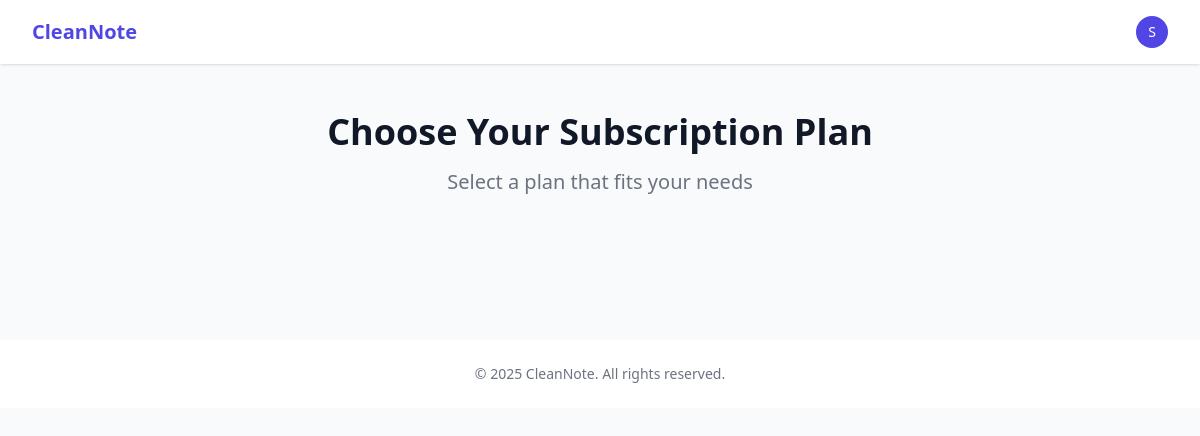
The app's page /accounts/subscription/ (signed in), older data.
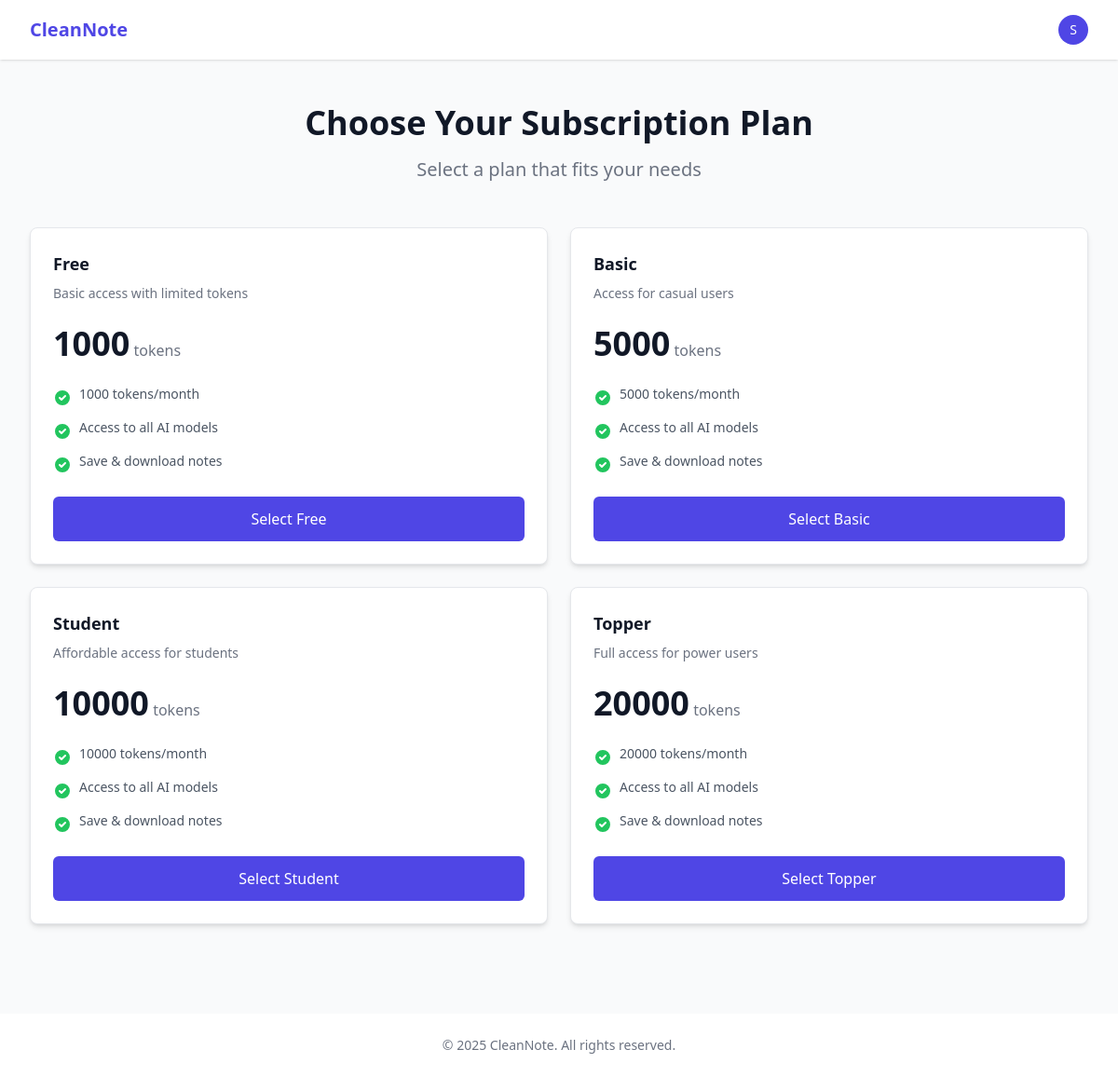
The same page, newer data.
### accounts/models.py (models this page shows, shortened)
class SubscriptionTier(models.Model):
    name = models.CharField(max_length=50)
    token_limit = models.IntegerField()
    description = models.TextField()
    is_free = models.BooleanField(default=False)
    price = models.DecimalField(max_digits=10, decimal_places=2, default=100)

### accounts/views.py (the view, shortened to what this page needs)
# urls.py: path('subscription/', views.subscription_view, name='subscription'),
@login_required
def subscription_view(request):
    profile, _ = UserProfile.objects.get_or_create(user=request.user)
    subscription_tiers = SubscriptionTier.objects.all()
    return render(request, 'accounts/subscription.html', {
        'subscription_tiers': subscription_tiers,
        'profile': profile
    })

### accounts/templates/accounts/subscription.html (shortened to what this page needs)
{% extends "base.html" %}
{% block content %}
<div class="max-w-7xl mx-auto py-12 px-4 sm:px-6 lg:px-8">
    <div class="text-center mb-12">
        <h2 class="text-3xl sm:text-4xl font-extrabold text-gray-900">Choose Your Subscription Plan</h2>
        <p class="mt-4 text-xl text-gray-500">Select a plan that fits your needs</p>
    </div>
    <div class="grid grid-cols-1 sm:grid-cols-2 xl:grid-cols-4 gap-6">
        {% for tier in subscription_tiers %}
        <form method="post" class="bg-white rounded-lg shadow-md border border-gray-200 flex flex-col justify-between">
            <div class="p-6 flex-grow">
                <h3 class="text-lg font-semibold text-gray-900">{{ tier.name }}</h3>
                <p class="mt-2 text-sm text-gray-500">{{ tier.description }}</p>
                <div class="mt-6">
                    <span class="text-4xl font-extrabold text-gray-900">{{ tier.token_limit }}</span>
                    <span class="text-base font-medium text-gray-500">tokens</span>
                </div>
                <ul class="mt-6 space-y-3">
                    <li class="flex items-start space-x-2">
                        <svg class="w-5 h-5 text-green-500 mt-1" fill="currentColor" viewBox="0 0 20 20"><path fill-rule="evenodd" d="M10 18a8 8 0 100-16 8 8 0 000 16zm3.707-9.293a1 1 0 00-1.414-1.414L9 10.586 7.707 9.293a1 1 0 00-1.414 1.414l2 2a1 1 0 001.414 0l4-4z" clip-rule="evenodd"/></svg>
                        <span class="text-sm text-gray-600">{{ tier.token_limit }} tokens/month</span>
                    </li>
                    <li class="flex items-start space-x-2">
                        <svg class="w-5 h-5 text-green-500 mt-1" fill="currentColor" viewBox="0 0 20 20"><path fill-rule="evenodd" d="M10 18a8 8 0 100-16 8 8 0 000 16zm3.707-9.293a1 1 0 00-1.414-1.414L9 10.586 7.707 9.293a1 1 0 00-1.414 1.414l2 2a1 1 0 001.414 0l4-4z" clip-rule="evenodd"/></svg>
                        <span class="text-sm text-gray-600">Access to all AI models</span>
                    </li>
                    <li class="flex items-start space-x-2">
                        <svg class="w-5 h-5 text-green-500 mt-1" fill="currentColor" viewBox="0 0 20 20"><path fill-rule="evenodd" d="M10 18a8 8 0 100-16 8 8 0 000 16zm3.707-9.293a1 1 0 00-1.414-1.414L9 10.586 7.707 9.293a1 1 0 00-1.414 1.414l2 2a1 1 0 001.414 0l4-4z" clip-rule="evenodd"/></svg>
                        <span class="text-sm text-gray-600">Save & download notes</span>
                    </li>
                </ul>
            </div>
            <div class="px-6 pb-6">
                <button type="submit" name="subscription_tier" value="{{ tier.id }}"
                    class="w-full py-3 px-4 text-white bg-indigo-600 hover:bg-indigo-700 text-base font-medium rounded-md text-center transition duration-200">
                    Select {{ tier.name }}
                </button>
            </div>
        </form>
        {% endfor %}
    </div>
</div>
{% endblock %}

### templates/base.html (shortened to what this page needs)
<!DOCTYPE html>
<html lang="en">
<head>
    <script src="https://cdn.tailwindcss.com"></script>
</head>
<body class="bg-gray-50 min-h-screen"  z-[5]>
    <header class="bg-white shadow">
        <div class="max-w-7xl mx-auto px-4 sm:px-6 lg:px-8">
            <div class="flex justify-between h-16">
                <div class="flex">
             <div class="flex-shrink-0 flex items-center">
                    <a href="{% url 'dashboard:dashboard' %}" class="text-xl font-bold text-indigo-600 hover:text-indigo-800 transition">
                    CleanNote
                     </a>
            </div>
                </div>
                {% if user.is_authenticated %}
                <div class="flex items-center ">
                    <div class="ml-3 relative">
                        <div class="flex items-center space-x-4">
                            <div class="relative">
                                <button type="button" class="flex text-sm rounded-full focus:outline-none" id="user-menu-button">
                                    <div class="h-8 w-8 rounded-full bg-indigo-600 flex items-center justify-center text-white">
                                        {{ user.username|first|upper }}
                                    </div>
                                </button>
                            </div>
                        </div>
                    </div>
                </div>
                {% endif %}
            </div>
        </div>
    </header>
    <main>
        {% block content %}{% endblock %}
    </main>
    <footer class="bg-white mt-12 py-6">
        <div class="max-w-7xl mx-auto px-4 sm:px-6 lg:px-8">
            <p class="text-center text-gray-500 text-sm">
                &copy; {% now "Y" %} CleanNote. All rights reserved.
            </p>
        </div>
    </footer>
</body>
</html>

Row changes from the older to the newer data that the page shows:
added SubscriptionTier: name "Free", description "Basic access with limited tokens", token_limit "1000", {{ tier.id }} 1 (drawn)
added SubscriptionTier: name "Basic", description "Access for casual users", token_limit "5000", {{ tier.id }} 2 (drawn)
added SubscriptionTier: name "Student", description "Affordable access for students", token_limit "10000", {{ tier.id }} 3 (drawn)
added SubscriptionTier: name "Topper", description "Full access for power users", token_limit "20000", {{ tier.id }} 4 (drawn)
